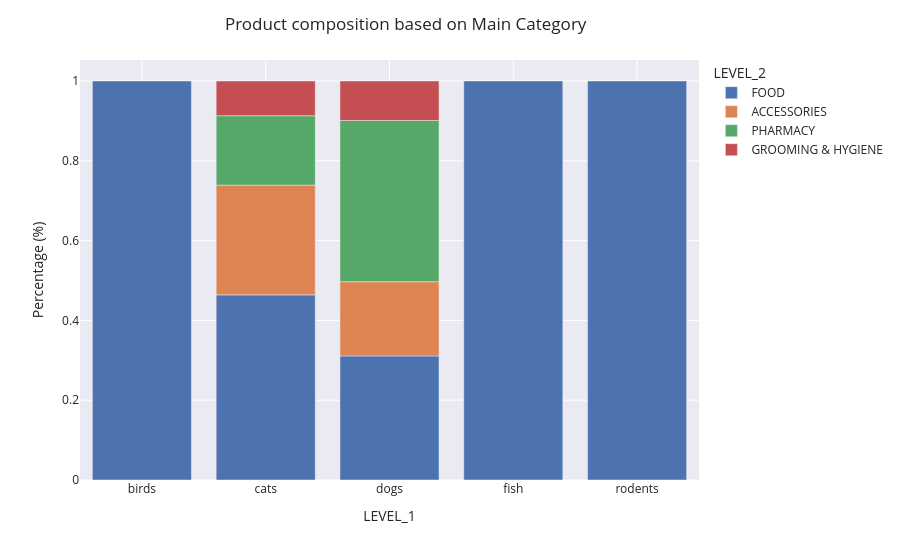

Notebook code for this chart:
### Code cell
# Distribuição percentual de cada nivel 2 nos niveis 1
n1_n2 = (products_df.groupby("LEVEL_1")['LEVEL_2'].value_counts()/products_df.groupby("LEVEL_1")['LEVEL_2'].count()).reset_index(0)

# 'LEVEL_2' is currently the index, not a column. Reset index to convert it to a column.
n1_n2.reset_index(inplace=True)

# The percentage values are in the column named '0'. Rename it to 'value'.
n1_n2.rename(columns={0: 'value'}, inplace=True)

# Round the values as intended.
n1_n2['value'] = n1_n2['value'].round(3)

fig = px.bar(n1_n2, x = 'LEVEL_1', y = 'value', color='LEVEL_2',labels={"value":"Percentage (%)"},template="seaborn")
fig.update_layout(title={'text':'Product composition based on Main Category','x':0.25})
output_file = output_dir / "product_composition.png"
fig.write_image(output_file)
fig.show()

### Figure 1 — Plotly figure (JSON) as saved in the notebook; plotly's stock layout.template omitted (floating-point values rounded to 4 significant figures)
{"data": [{"hovertemplate": "LEVEL_2=FOOD<br>LEVEL_1=%{x}<br>Percentage (%)=%{y}<extra></extra>", "legendgroup": "FOOD", "marker": {"color": "rgb(76,114,176)", "pattern": {"shape": ""}}, "name": "FOOD", "orientation": "v", "showlegend": true, "textposition": "auto", "type": "bar", "x": ["birds", "cats", "dogs", "fish", "rodents"], "xaxis": "x", "y": [1.0, 0.464, 0.311, 1.0, 1.0], "yaxis": "y"}, {"hovertemplate": "LEVEL_2=ACCESSORIES<br>LEVEL_1=%{x}<br>Percentage (%)=%{y}<extra></extra>", "legendgroup": "ACCESSORIES", "marker": {"color": "rgb(221,132,82)", "pattern": {"shape": ""}}, "name": "ACCESSORIES", "orientation": "v", "showlegend": true, "textposition": "auto", "type": "bar", "x": ["cats", "dogs"], "xaxis": "x", "y": [0.275, 0.186], "yaxis": "y"}, {"hovertemplate": "LEVEL_2=PHARMACY<br>LEVEL_1=%{x}<br>Percentage (%)=%{y}<extra></extra>", "legendgroup": "PHARMACY", "marker": {"color": "rgb(85,168,104)", "pattern": {"shape": ""}}, "name": "PHARMACY", "orientation": "v", "showlegend": true, "textposition": "auto", "type": "bar", "x": ["cats", "dogs"], "xaxis": "x", "y": [0.174, 0.404], "yaxis": "y"}, {"hovertemplate": "LEVEL_2=GROOMING & HYGIENE<br>LEVEL_1=%{x}<br>Percentage (%)=%{y}<extra></extra>", "legendgroup": "GROOMING & HYGIENE", "marker": {"color": "rgb(196,78,82)", "pattern": {"shape": ""}}, "name": "GROOMING & HYGIENE", "orientation": "v", "showlegend": true, "textposition": "auto", "type": "bar", "x": ["cats", "dogs"], "xaxis": "x", "y": [0.087, 0.099], "yaxis": "y"}], "layout": {"barmode": "relative", "legend": {"title": {"text": "LEVEL_2"}, "tracegroupgap": 0}, "margin": {"t": 60}, "title": {"text": "Product composition based on Main Category", "x": 0.25}, "xaxis": {"anchor": "y", "domain": [0, 1], "title": {"text": "LEVEL_1"}}, "yaxis": {"anchor": "x", "domain": [0, 1], "title": {"text": "Percentage (%)"}}}}
